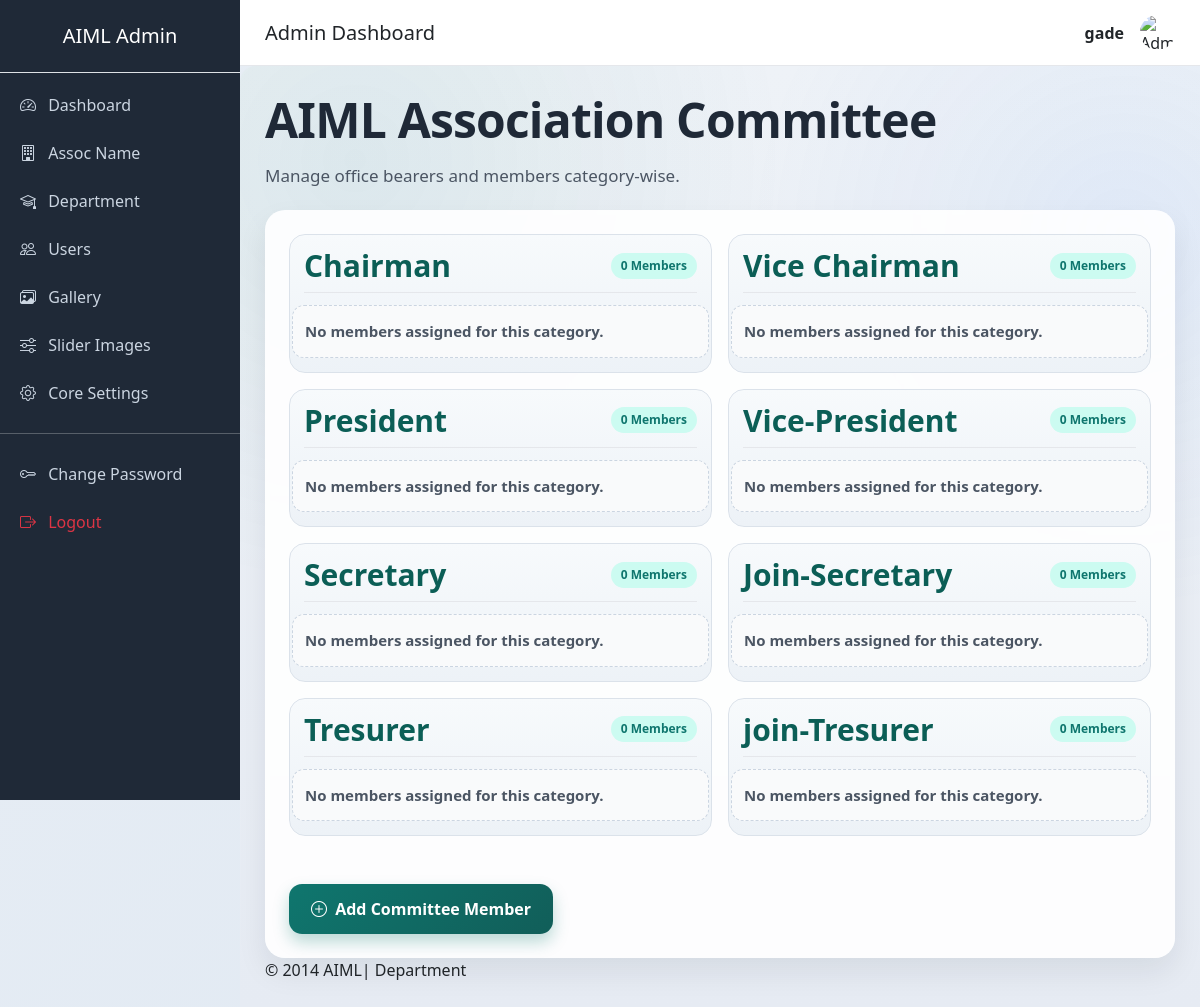
Screenshot of /admin/committe/assoc.php (signed in) with the database file from the repository.
### tables this page shows
CREATE TABLE IF NOT EXISTS `committee_cat` (
  `id` int(11) NOT NULL AUTO_INCREMENT,
  `category_name` varchar(500) NOT NULL,
  PRIMARY KEY (`id`)
);

### libraries/mysql.class.php (called while the page is built, shortened)
<?php
class DataBasePDO
{
	private static $hostname	=  DB_SERVER;
	private static $username	=  DB_USER;
	private static $password	=  DB_PASS;
	private static $dbname		=  DB_DATABASE;
	private static $instance 	= FALSE;
	private $db;
	public $fetch_mode 			= PDO::FETCH_ASSOC;
	private $last_statement		= NULL;
	public function __construct($connect = true, $dataBase = null, $server = null,$userName = null, $passWord = null){
			return self::$instance;
	}
	public function connectToDB(){
			$dns='mysql:host='.self::$hostname.';dbname='.self::$dbname;
	    	self::$instance = new PDO($dns, self::$username, self::$password);
	    	self::$instance->setAttribute(PDO::ATTR_ERRMODE, PDO::ERRMODE_EXCEPTION);
	    	$this->db = self::$instance;
	}
	public function getAllResults($sqlQuery = NULL){
			$this->internalQuery($sqlQuery);
			$result = $this->last_statement->fetchAll();
			return $result;
	}
	public function internalQuery($sqlQuery = NULL){
			$stmt = $this->db->query($sqlQuery);
			$stmt->setFetchMode($this->fetch_mode);
			$this->last_statement = $stmt;
			return TRUE;
	}
}
?>

### libraries/functions.class.php (called while the page is built, shortened)
<?php
	include_once("mysql.class.php");
	class DataFunctions {
		public $dbObj;
		public function __construct(){
			$this->dbObj = new DataBasePDO();
	}
	 public function getComiteCatg($table){
			$sql		= 'SELECT
								id, category_name
						   FROM
						   		'.$table;
			$result		= $this->dbObj->getAllResults($sql);
			return $result;
	 }
}

### admin/committe/assoc.php (the view, shortened to what this page needs)
<?php
include_once('../layout/main_header.php');
require_once(LIB_PATH . '/functions.class.php');
$fcObj = new DataFunctions();
$tbComtCtg = TB_COMT_CATEG;
$tbComt    = TB_COMMITTEE;
$ComtCateg = $fcObj->getComiteCatg($tbComtCtg);
$categoryCnt = sizeof($ComtCateg);
$CmtMemDet = array();
for ($i = 0; $i < $categoryCnt; $i++) {
    $categoryId = $ComtCateg[$i]['id'];
    $CmtMemDet[$i] = $fcObj->getCmtMembers($tbComt, $categoryId);
}
?>
<h3 class="committee-page-title">AIML Association Committee</h3>
<p class="committee-subtitle">Manage office bearers and members category-wise.</p>
<div class="card committee-shell border-0">
    <div class="committee-body">
        <?php if ($categoryCnt > 0) { ?>
            <div class="committee-grid">
            <?php for ($j = 0; $j < $categoryCnt; $j++) { ?>
                <?php $memberCount = !empty($CmtMemDet[$j]) ? sizeof($CmtMemDet[$j]) : 0; ?>
                <div class="committee-category">
                    <div class="committee-category-head">
                        <h5 class="committee-category-title">
                            <?php echo $ComtCateg[$j]['category_name']; ?>
                        </h5>
                        <span class="committee-member-count"><?php echo $memberCount; ?> Members</span>
                    </div>
                    <div class="row g-4">
                        <?php if (!empty($CmtMemDet[$j])) { ?>
                            <?php foreach ($CmtMemDet[$j] as $member) { ?>
                                <div class="col-md-6 col-lg-4 col-xl-3">
                                    <div class="card committee-member-card border-0 text-center h-100">
                                        <div class="card-body">
                                            <img
                                                src="../images/users/<?php echo $member['image']; ?>"
                                                class="committee-member-img mb-3"
                                                alt="<?php echo $member['firstname'].' '.$member['lastname']; ?>"
                                            >
                                            <h6 class="fw-semibold mb-1">
                                                <?php echo $member['firstname'].' '.$member['lastname']; ?>
                                            </h6>
                                            <p class="text-muted small mb-1">
                                                <?php echo $member['section_name']; ?>
                                            </p>
                                        </div>
                                    </div>
                                </div>
                            <?php } ?>
                        <?php } else { ?>
                            <div class="col-12 committee-empty">
                                No members assigned for this category.
                            </div>
                        <?php } ?>
                    </div>
                </div>
            <?php } ?>
            </div>
        <?php } else { ?>
            <p class="text-muted">No committee categories found.</p>
        <?php } ?>
        <div class="mt-5">
            <a href="addmem.php" class="btn committee-add-btn">
                <i class="bi bi-plus-circle me-1"></i>
                Add Committee Member
            </a>
        </div>
    </div>
</div>
<?php include_once('../layout/footer.php'); ?>

### admin/layout/main_header.php (style rules this page uses)
body { overflow-x: hidden; background: #f5f7fa; }

### admin/committe/assoc.php (style rules this page uses)
:root { --cm-text: #1f2937; --cm-subtext: #4b5563; --cm-accent: #0f766e; --cm-accent-soft: #ccfbf1; --cm-bg: #f8fafc; --cm-card: #ffffff; --cm-border: #d1d5db; }
.committee-page-title { font-size: 48px; font-weight: 800; letter-spacing: -0.8px; color: var(--cm-text); margin-bottom: 14px; }
body { background: linear-gradient(135deg, #e8eef5 0%, #dfe8f2 100%) !important; }
.committee-subtitle { color: var(--cm-subtext); font-size: 17px; margin-bottom: 22px; }
.committee-shell { border-radius: 20px; border: 1px solid var(--cm-border); box-shadow: 0 14px 30px rgba(15, 23, 42, 0.08); background: rgba(255, 255, 255, 0.9); backdrop-filter: blur(2px); overflow: hidden; }
.committee-body { padding: 24px; }
.committee-grid { display: grid; grid-template-columns: repeat(2, minmax(280px, 1fr)); gap: 16px; }
.committee-category { border: 1px solid #dbe2ea; background: linear-gradient(180deg, #f7fafc 0%, #edf2f7 100%); border-radius: 16px; padding: 14px; margin-bottom: 0; }
.committee-category-head { display: flex; align-items: center; justify-content: space-between; gap: 10px; margin-bottom: 12px; border-bottom: 1px solid #e5e7eb; padding-bottom: 10px; }
.committee-category-title { margin: 0; font-size: 30px; font-weight: 900; color: #0b5e56; line-height: 1.1; }
.committee-member-count { font-size: 12px; font-weight: 700; color: #0f766e; background: var(--cm-accent-soft); padding: 4px 10px; border-radius: 999px; white-space: nowrap; }
.committee-empty { color: var(--cm-subtext); font-size: 15px; font-weight: 600; padding: 14px 12px; border-radius: 12px; border: 1px dashed #cbd5e1; background: #f9fafb; }
.committee-add-btn { padding: 13px 22px; border: 0; border-radius: 13px; background: linear-gradient(135deg, #0f766e, #115e59); color: #ffffff; font-weight: 700; box-shadow: 0 8px 16px rgba(15, 118, 110, 0.28); }

### rows the page displays
committee_cat: category_name "Chairman", memberCount "0"
committee_cat: category_name "Vice Chairman", memberCount "0"
committee_cat: category_name "President", memberCount "0"
committee_cat: category_name "Vice-President", memberCount "0"
committee_cat: category_name "Secretary", memberCount "0"
committee_cat: category_name "Join-Secretary", memberCount "0"
committee_cat: category_name "Tresurer", memberCount "0"
committee_cat: category_name "join-Tresurer", memberCount "0"

### other values shown
$_SESSION['adminFirstName'] "gade"
